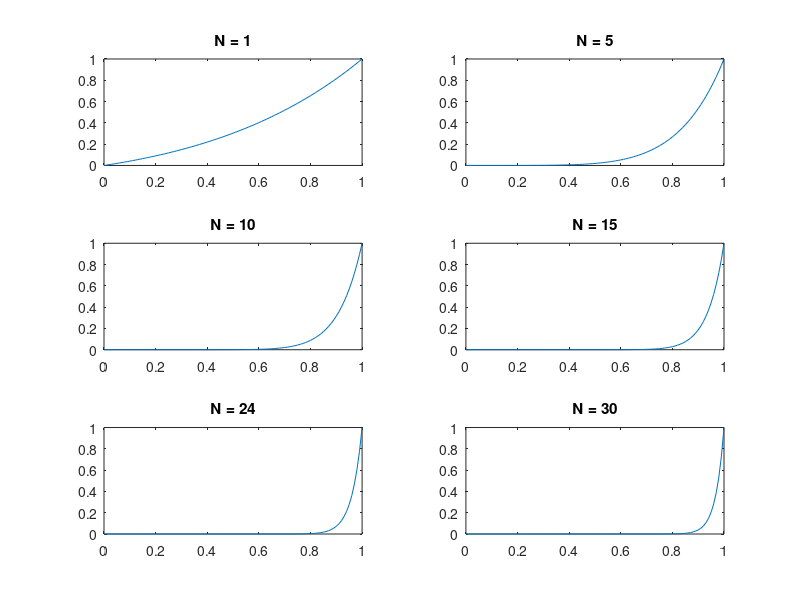

Here is the MATLAB script that generated this plot:
%% GRAU-CN | Lab 2 (March 7th 2018)
# This kills the proprietary software


%% Exercici 7: graphs

    F = @(x, n) x .^ n .* exp(x-1);
    t = 0 : 0.01 : 1
    
    subplot(321), plot(t, F(t, 1)), title("N = 1");
    subplot(322), plot(t, F(t, 5)), title("N = 5");
    subplot(323), plot(t, F(t, 10)), title("N = 10");
    subplot(324), plot(t, F(t, 15)), title("N = 15");
    subplot(325), plot(t, F(t, 24)), title("N = 24");
    subplot(326), plot(t, F(t, 30)), title("N = 30");
    
    % forward recurrence
    IFWD (1) = 1 / exp(1) % Number e as such does not exist!
    
    for k = 2:50
        IFWD(k) = 1-k*IFWD(k-1)
    end
    
    
    % reverse recurrence
    IREV (50) = 1 / exp(1) % Number e as such does not exist!
    
    for k = 50 : -1 : 2
        IREV(k-1) = (1-IREV(k))/k;
    end
    
    
    % Exact value using integrals
    F = @(x, n) x .^ n .* exp(x-1);
    
    for k = 1:50
        IEX(k) = quad( @(x) F(x, k), 0, 1);
    end
    
    %[IFWD ; IREV ; IEX]'
    %list_in_columns(IFWD, IREV, IEX);
    
    
     [abs(IFWD-IEX) ; abs(IEX-IREV) ]'
    %list_in_columns( abs(IFWD-IEX), abs(IREV-IEX) );
    
    
    